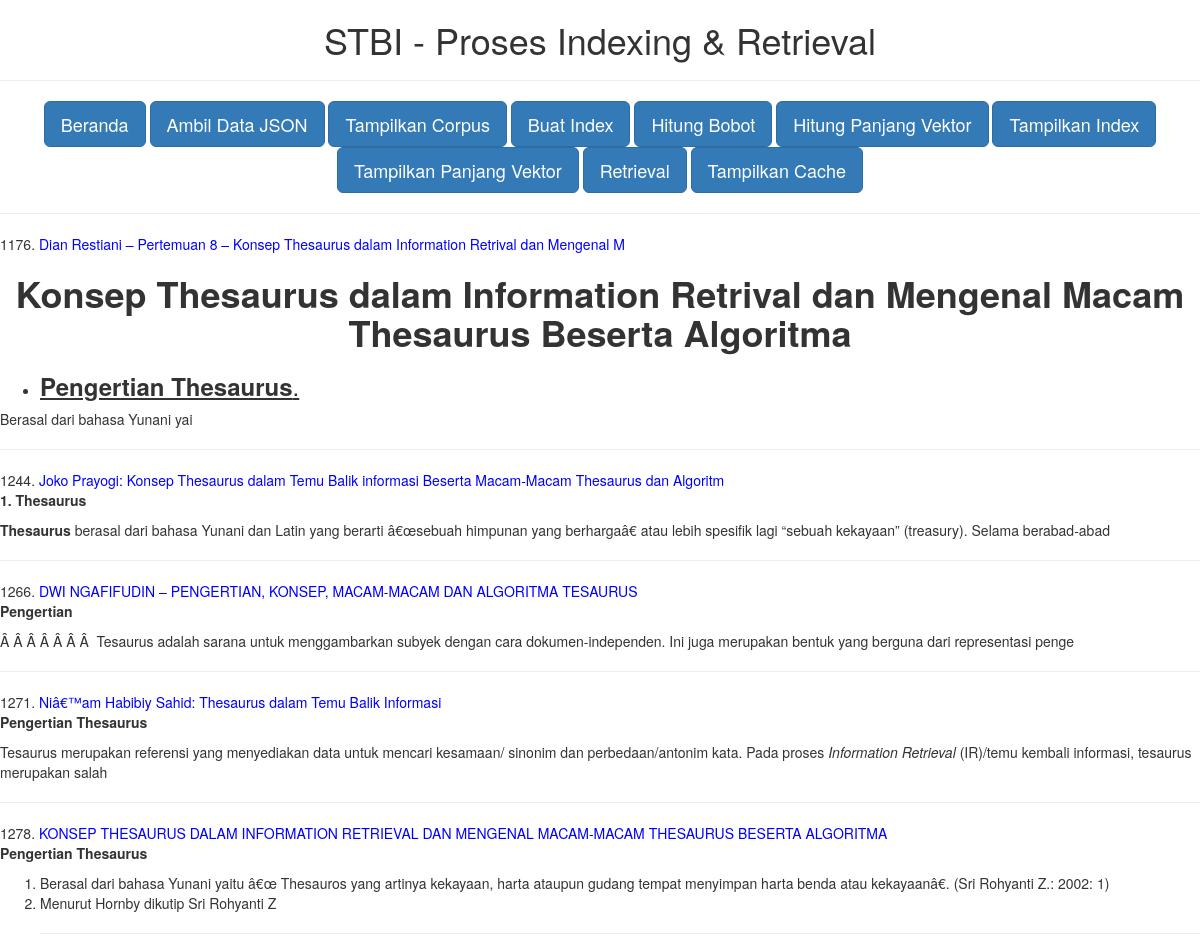
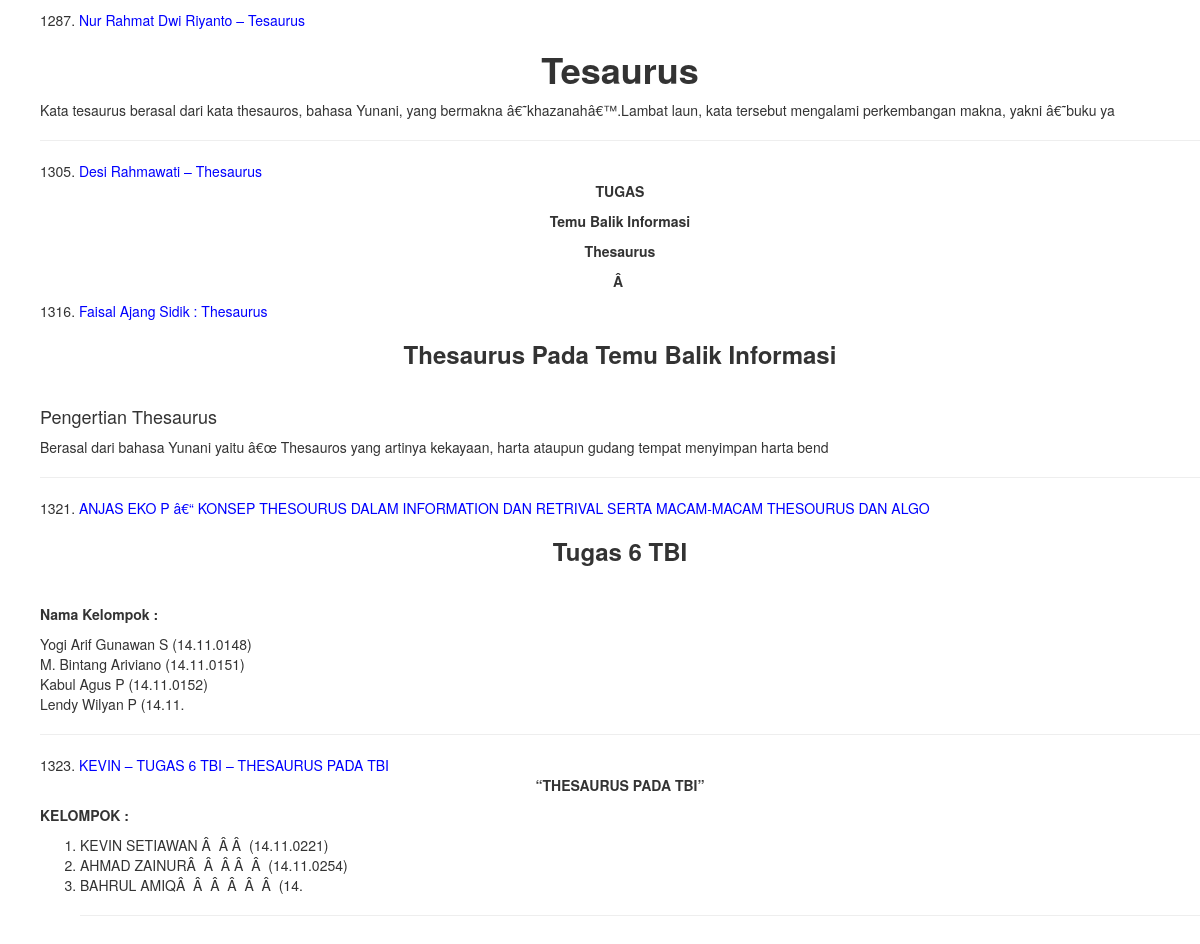
The page /htdocs/index.php?act=corpus on the database its author committed (2 pictures, top to bottom).
### tables this page shows
CREATE TABLE IF NOT EXISTS `tbberita` (
  `Id` int(11) NOT NULL AUTO_INCREMENT,
  `Judul` varchar(100) NOT NULL,
  `Berita` varchar(255) NOT NULL,
  PRIMARY KEY (`Id`)
);

### htdocs/index.php (the view, shortened to what this page needs)
<head>
    <link href="css/bootstrap.min.css" rel="stylesheet">
</head>
<body>
<h1 align=center>STBI - Proses Indexing & Retrieval</h1>
<hr>
<div align=center>
<div class="container">
<a href="index.php" class="btn btn-primary btn-lg">Beranda</a>
<a href="json.php" class="btn btn-primary btn-lg">Ambil Data JSON</a>
<a href="index.php?act=corpus" class="btn btn-primary btn-lg">Tampilkan Corpus</a>
<a href="index.php?act=indexing" class="btn btn-primary btn-lg">Buat Index</a>
<a href="index.php?act=bobot" class="btn btn-primary btn-lg">Hitung Bobot</a>
<a href="index.php?act=panjangvektor" class="btn btn-primary btn-lg">Hitung Panjang Vektor</a>
<a href="index.php?act=showindex" class="btn btn-primary btn-lg">Tampilkan Index</a>
<a href="index.php?act=showvektor" class="btn btn-primary btn-lg">Tampilkan Panjang Vektor</a>
<a href="index.php?act=retrieve" class="btn btn-primary btn-lg">Retrieval</a>
<a href="index.php?act=cache" class="btn btn-primary btn-lg">Tampilkan Cache</a>
</div>
</div>
<hr />
<?php
$apa = @$_GET["act"];
if ($apa == "corpus") {
	$result = mysql_query("SELECT * FROM tbberita ORDER BY Id");
	while($row = mysql_fetch_array($result)) {
		echo $row['Id'] . ". <font color =blue>" . $row['Judul'] . "</font><br />" . $row['Berita'];
		echo "<hr />";
	}
}
?>
</body>

### rows shown on the page
tbberita: Id "1176", Judul "Dian Restiani – Pertemuan 8 – Konsep Thesaurus dalam Information Retrival dan Mengenal M", Berita "Konsep Thesaurus dalam Information Retrival dan Mengenal Macam Thesaurus Beserta Algoritma Pengertian Thesaurus . Berasal dari bahasa Yunani yai"
tbberita: Id "1244", Judul "Joko Prayogi: Konsep Thesaurus dalam Temu Balik informasi Beserta Macam-Macam Thesaurus dan Algoritm", Berita "1. Thesaurus Thesaurus berasal dari bahasa Yunani dan Latin yang berarti â€œsebuah himpunan yang berhargaâ€ atau lebih spesifik lagi “sebuah kekayaan” (treasury). Selama berabad-abad"
tbberita: Id "1266", Judul "DWI NGAFIFUDIN – PENGERTIAN, KONSEP, MACAM-MACAM DAN ALGORITMA TESAURUS", Berita "Pengertian Â Â Â Â Â Â Â Tesaurus adalah sarana untuk menggambarkan subyek dengan cara dokumen-independen. Ini juga merupakan bentuk yang berguna dari representasi penge"
tbberita: Id "1271", Judul "Niâ€™am Habibiy Sahid: Thesaurus dalam Temu Balik Informasi", Berita "Pengertian Thesaurus Tesaurus merupakan referensi yang menyediakan data untuk mencari kesamaan/ sinonim dan perbedaan/antonim kata. Pada proses Information Retrieval (IR)/temu kembali informasi, tesaurus merupakan salah"
tbberita: Id "1278", Judul "KONSEP THESAURUS DALAM INFORMATION RETRIEVAL DAN MENGENAL MACAM-MACAM THESAURUS BESERTA ALGORITMA", Berita "Pengertian Thesaurus Berasal dari bahasa Yunani yaitu â€œ Thesauros yang artinya kekayaan, harta ataupun gudang tempat menyimpan harta benda atau kekayaanâ€. (Sri Rohyanti Z.: 2002: 1) 1316. 1321. 1323. Menurut Hornby dikutip Sri Rohyanti Z"
tbberita: Id "1287", Judul "Nur Rahmat Dwi Riyanto – Tesaurus", Berita "Tesaurus Kata tesaurus berasal dari kata thesauros, bahasa Yunani, yang bermakna â€˜khazanahâ€™.Lambat laun, kata tersebut mengalami perkembangan makna, yakni â€˜buku ya"
tbberita: Id "1305", Judul "Desi Rahmawati – Thesaurus", Berita "TUGAS Temu Balik Informasi Thesaurus Â"
tbberita: Judul "Faisal Ajang Sidik : Thesaurus", Berita "Thesaurus Pada Temu Balik Informasi Pengertian Thesaurus Berasal dari bahasa Yunani yaitu â€œ Thesauros yang artinya kekayaan, harta ataupun gudang tempat menyimpan harta bend"
tbberita: Judul "ANJAS EKO P â€“ KONSEP THESOURUS DALAM INFORMATION DAN RETRIVAL SERTA MACAM-MACAM THESOURUS DAN ALGO", Berita "Tugas 6 TBI Nama Kelompok : Yogi Arif Gunawan S (14.11.0148) M. Bintang Ariviano (14.11.0151) Kabul Agus P (14.11.0152) Lendy Wilyan P (14.11."
tbberita: Judul "KEVIN – TUGAS 6 TBI – THESAURUS PADA TBI", Berita "“THESAURUS PADA TBI” KELOMPOK : KEVIN SETIAWAN Â Â Â (14.11.0221) AHMAD ZAINURÂ Â Â Â Â (14.11.0254) BAHRUL AMIQÂ Â Â Â Â Â (14."
